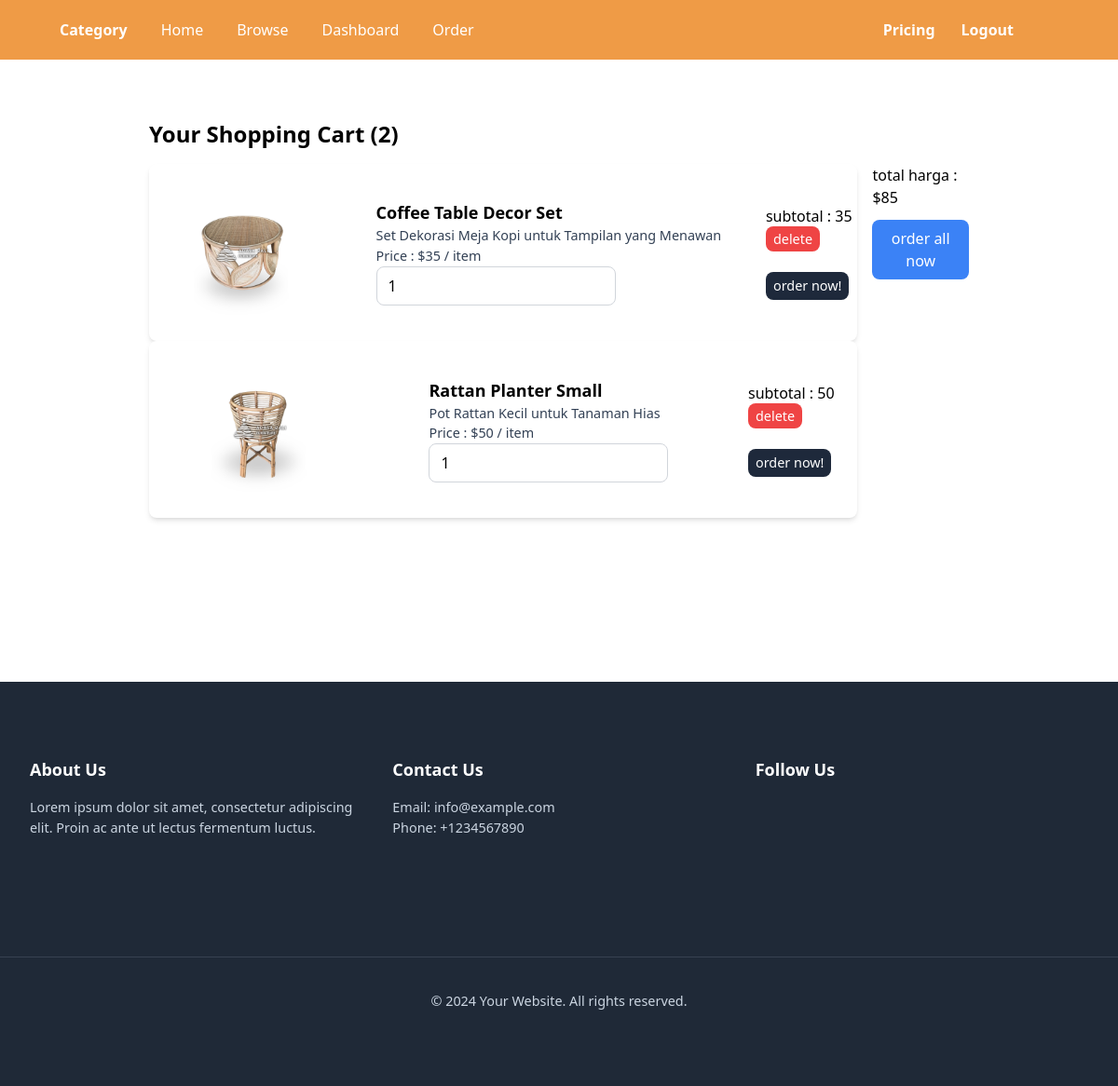
The app's page /cart/ (signed in) with its own data.
### cart/models.py (models this page shows, shortened)
class CartItems(models.Model):
    produk = models.ForeignKey(Produks, on_delete=models.CASCADE)
    quantity = models.IntegerField()
    create_by = models.ForeignKey(User, on_delete=models.CASCADE)

### core/models.py (models this page shows, shortened)
class Produks(models.Model):
    name = models.CharField(max_length=100)
    description = models.TextField()
    subtitle = models.CharField(max_length=200)
    image = models.ImageField(upload_to='produks')
    price = models.IntegerField()
    material = models.CharField(max_length=100)
    ukuran = models.CharField(max_length=100)
    warna = models.CharField(max_length=100)
    fitur = models.TextField()
    create_by = models.ForeignKey(User, on_delete=models.CASCADE)
    create_at = models.DateTimeField(auto_now_add=True)
    discount = models.IntegerField()
    category = models.ForeignKey(Category, on_delete=models.CASCADE)
    descriptiondua = models.TextField()

### cart/views.py (the view)
# urls.py: path('', views.Cart, name='cart'),
@login_required
def Cart(request):
    carts = CartItems.objects.filter(create_by = request.user)
    jumlah = CartItems.objects.filter(create_by = request.user).count()
    total_harga = 0
    for cart in carts:
        cart.subtotal = cart.produk.price * cart.quantity
        total_harga += cart.produk.price * cart.quantity
    return render(request, 'cart/index.html', {
        'carts':carts,
        'total_harga':total_harga,
        'jumlah':jumlah
    })

### cart/templates/cart/index.html (shortened to what this page needs)
{% extends 'core/base.html' %}
{% block content %}
<div class="px-40 py-12 pt-32">
    <h2 class="text-2xl font-semibold mb-4">Your Shopping Cart ({{jumlah}})</h2>
    <div class="flex gap-4">
       <div class="">
            {% for cart in carts %}
                <div class="flex gap-9  bg-white shadow-md rounded-lg justify-around overflow-hidden items-center">
                    <div class="w-1/4">
                        <img src="{{ cart.produk.image.url }}" class="w-full rounded-full" alt="{{ cart.produk.name }}">
                    </div>
                    <div class="">
                        <h1 class="text-black font-semibold text-lg">{{cart.produk.name}}</h1>
                        <p class="text-slate-700 text-[.9rem]">{{cart.produk.subtitle}}</p>
                        <p class="text-slate-700 text-[.9rem]">Price : ${{cart.produk.price}} / item</p>
                        <form action="." method="post">
                            <div>
                                <input type="number" class="w-16 py-2 px-3 border border-gray-300 rounded-lg" value="{{ cart.quantity }}" min="1" max="{{ cart.produk.stock }}">
                            </div>
                        </form>
                    </div>
                    <div class="text-end justify-end">
                        <h1>subtotal : {{cart.subtotal}}</h1>
                        <a href="{% url 'cart:deletecart' cart.id %}" onclick="return confirm('Apakah Anda yakin ingin menghapus produk ini?')" class="text-white bg-red-500 px-2 text-[.9rem] mb-4 rounded-lg py-1">delete</a>
                        <form action="{% url 'cart:cartorder' %}" method="post">
                            <input type="hidden" id="quantity" name="quantity" class="w-72 px-3 py-2 border border-gray-300 rounded-lg focus:outline-none focus:border-blue-500" value="{{ cart.quantity }}"><br>
                            <button type="submit" class="text-white bg-slate-800 px-2 text-[.9rem] rounded-lg py-1">order now!</button>
                        </form>
                    </div>
                </div>
            {% endfor %}
       </div>
       <div class="w-1/4">
         <h1>total harga : ${{total_harga}} </h1>
         <form action="{% url 'cart:allorder' %}" method="post">
            <button class="bg-blue-500 text-white px-4 py-2 rounded-lg mt-3 inline-block">order all now</button>
         </form>
       </div>
    </div>
</div>
{% endblock %}

### records on screen
CartItems: produk.image (picture), produk.name "Coffee Table Decor Set", produk.subtitle "Set Dekorasi Meja Kopi untuk Tampilan yang Menawan", produk.price "35", quantity "1", subtotal "35"
CartItems: produk.image (picture), produk.name "Rattan Planter Small", produk.subtitle "Pot Rattan Kecil untuk Tanaman Hias", produk.price "50", quantity "1", subtotal "50"

### other values on screen
{{ jumlah }} "2"
{{ total_harga }} "85"
